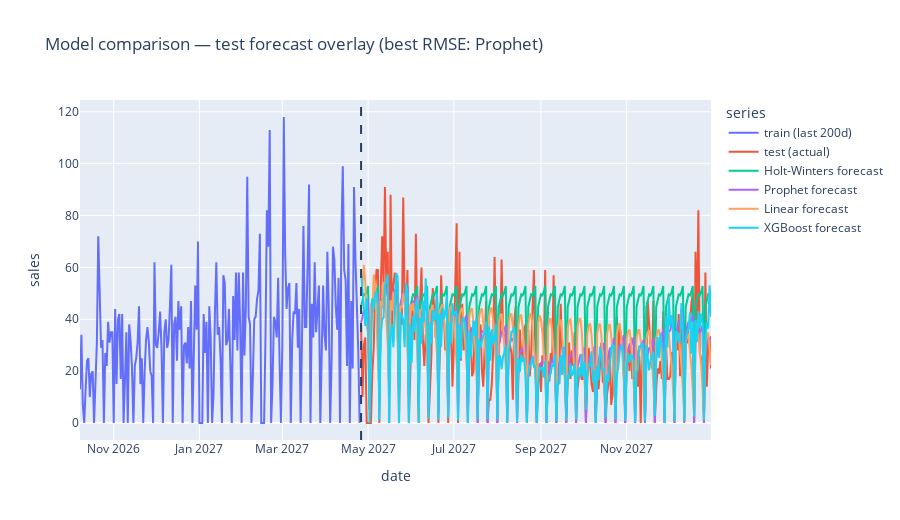

Write notebook code for a chart like this one.
### Markdown cell above
## 9) Uporedjivanje svih modela (tabela + Plotly graf)

Ovaj deo skuplja prognoze iz sekcije 8 (Holt-Winters (ETS), Prophet) i 8c (Linear, XGBoost, + bilo koji dodatni model u `results`) i pravi:
- **tabelu metrika** (MAE, RMSE, MAPE, sMAPE)
- **Plotly graf** gde su svi modeli uporedjeni na test periodu

### Code cell
# 9) Model comparison — unified table + Plotly overlay

import numpy as np
import pandas as pd
import plotly.graph_objects as go

# -----------------------------
# 0) Preconditions (need test set)
# -----------------------------
if "df_train" not in globals() or "df_test" not in globals():
    raise RuntimeError("Za Section 9 je potreban train/test split. Pokreni 5c (podela na trening/test) pre Section 9.")

_train_all = df_train.copy()
_test_all  = df_test.copy()

# Ensure daily DateTimeIndex + numeric sales
_train_all = _train_all.sort_index().asfreq("D")
_test_all  = _test_all.sort_index().asfreq("D")

_train_all["sales"] = pd.to_numeric(_train_all["sales"], errors="coerce").fillna(0.0).clip(lower=0.0)
_test_all["sales"]  = pd.to_numeric(_test_all["sales"], errors="coerce").fillna(0.0).clip(lower=0.0)

y_true = _test_all["sales"].astype(float)

# -----------------------------
# 1) Helpers
# -----------------------------
def _to_series(x) -> pd.Series:
    if isinstance(x, pd.Series):
        s = x.copy()
    elif isinstance(x, pd.DataFrame):
        # try common column names
        for col in ["yhat", "forecast", "pred", "prediction", "sales", "y"]:
            if col in x.columns:
                s = x[col].copy()
                break
        else:
            raise ValueError("DataFrame predikcija nema prepoznatljiv kolonu (yhat/forecast/pred/...).")
    else:
        s = pd.Series(x)

    if not isinstance(s.index, pd.DatetimeIndex):
        s.index = pd.to_datetime(s.index)

    s = s.sort_index()
    s.name = "yhat"
    return s

def _align_to_test(pred: pd.Series, test_index: pd.DatetimeIndex) -> pd.Series:
    s = _to_series(pred)

    # Clamp negatives to 0 (sales cannot be negative)
    s = s.astype(float).clip(lower=0.0)

    # Reindex to the full test index (missing dates -> NaN)
    return s.reindex(test_index)

def _metrics(y_true: pd.Series, y_pred: pd.Series) -> dict:
    mask = y_true.notna() & y_pred.notna()
    yt = y_true.loc[mask].astype(float).values
    yp = y_pred.loc[mask].astype(float).values

    if len(yt) == 0:
        return {"N": 0, "MAE": np.nan, "RMSE": np.nan, "MAPE%": np.nan, "sMAPE%": np.nan}

    mae = float(np.mean(np.abs(yt - yp)))
    rmse = float(np.sqrt(np.mean((yt - yp) ** 2)))

    denom = np.where(yt == 0, 1.0, yt)
    mape = float(np.mean(np.abs((yt - yp) / denom)) * 100.0)

    smape_denom = (np.abs(yt) + np.abs(yp))
    smape_denom = np.where(smape_denom == 0, 1.0, smape_denom)
    smape = float(np.mean(2.0 * np.abs(yt - yp) / smape_denom) * 100.0)

    return {"N": int(mask.sum()), "MAE": mae, "RMSE": rmse, "MAPE%": mape, "sMAPE%": smape}

# -----------------------------
# 2) Collect predictions from Step 8 / 8c
# -----------------------------
preds = {}

# Holt-Winters / ETS (8a)
if "holt_winters_fc" in globals():
    preds["Holt-Winters"] = _align_to_test(holt_winters_fc, y_true.index)
elif "ets_fc" in globals():
    preds["ETS"] = _align_to_test(ets_fc, y_true.index)

# Prophet (8b)
if "yhat" in globals():
    preds["Prophet"] = _align_to_test(yhat, y_true.index)

# 8c models (Linear/XGBoost/...)
if "results" in globals() and isinstance(results, dict):
    for name, pred in results.items():
        try:
            preds[str(name)] = _align_to_test(pred, y_true.index)
        except Exception as e:
            print(f"[WARN] Preskacem model '{name}' (ne mogu da poravnam predikcije): {e}")

if not preds:
    raise RuntimeError("Nema pronadjenih predikcija. Pokreni Section 8 i 8c pre Section 9 (ETS/Prophet + lag modeli).")

# -----------------------------
# 3) Build metrics table
# -----------------------------
rows = []
for name, pred in preds.items():
    m = _metrics(y_true, pred)
    rows.append({"Model": name, **m})

metrics_df = pd.DataFrame(rows).set_index("Model")
metrics_df = metrics_df.sort_values("RMSE", ascending=True)

print("Model metrics (sorted by RMSE):")
display(metrics_df)

best_model = metrics_df.index[0]
print(f"Best (lowest RMSE): {best_model}")

# -----------------------------
# 4) Plotly overlay (train tail + test + all forecasts)
# -----------------------------
VIEW_LAST_TRAIN_DAYS = int(globals().get("VIEW_LAST_TRAIN_DAYS", 200))
train_view_start = max(_train_all.index.min(), _train_all.index.max() - pd.Timedelta(days=VIEW_LAST_TRAIN_DAYS - 1))
train_view = _train_all.loc[train_view_start:, "sales"]

fig = go.Figure()

# Train tail
fig.add_trace(go.Scatter(
    x=train_view.index, y=train_view.values,
    mode="lines", name=f"train (last {VIEW_LAST_TRAIN_DAYS}d)"
))

# Test actual
fig.add_trace(go.Scatter(
    x=y_true.index, y=y_true.values,
    mode="lines", name="test (actual)"
))

# Vertical split marker
fig.add_vline(x=y_true.index.min(), line_dash="dash")

# Forecasts
for name, pred in preds.items():
    fig.add_trace(go.Scatter(
        x=pred.index, y=pred.values,
        mode="lines", name=f"{name} forecast"
    ))

fig.update_layout(
    title=f"Model comparison — test forecast overlay (best RMSE: {best_model})",
    xaxis_title="date",
    yaxis_title="sales",
    hovermode="x unified",
    legend_title="series",
    height=520,
)

fig.show()

### Figure 1 — Plotly figure (JSON) as saved in the notebook; plotly's stock layout.template omitted (floating-point values rounded to 4 significant figures; data arrays with more than 128 entries replaced by an {"elided": "..."} marker saying what was removed)
{"data": [{"mode": "lines", "name": "train (last 200d)", "type": "scatter", "x": {"elided": "200 str values"}, "y": {"elided": "200 int values"}}, {"mode": "lines", "name": "test (actual)", "type": "scatter", "x": {"elided": "250 str values"}, "y": {"elided": "250 float values"}}, {"mode": "lines", "name": "Holt-Winters forecast", "type": "scatter", "x": {"elided": "250 str values"}, "y": {"elided": "250 float values"}}, {"mode": "lines", "name": "Prophet forecast", "type": "scatter", "x": {"elided": "250 str values"}, "y": {"elided": "250 float values"}}, {"mode": "lines", "name": "Linear forecast", "type": "scatter", "x": {"elided": "250 str values"}, "y": {"elided": "250 float values"}}, {"mode": "lines", "name": "XGBoost forecast", "type": "scatter", "x": {"elided": "250 str values"}, "y": {"elided": "250 float values"}}], "layout": {"height": 520, "hovermode": "x unified", "legend": {"title": {"text": "series"}}, "shapes": [{"line": {"dash": "dash"}, "type": "line", "x0": "2027-04-26T00:00:00", "x1": "2027-04-26T00:00:00", "xref": "x", "y0": 0, "y1": 1, "yref": "y domain"}], "title": {"text": "Model comparison — test forecast overlay (best RMSE: Prophet)"}, "xaxis": {"title": {"text": "date"}}, "yaxis": {"title": {"text": "sales"}}}}
